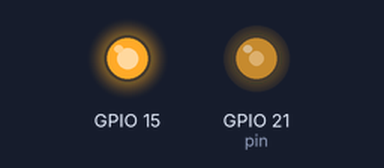
Bench run of a program on a simulated Raspberry Pi (BCM pin numbers). Parts: output pins drawn as LEDs (lit = HIGH). At 3.0 s the program stops and its outputs stay as they are.

Above: at 0.1 s.
At 3.1 s:
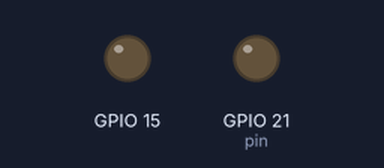
Timing chart, 0 to 4.5 s (numbered marks = the images above):
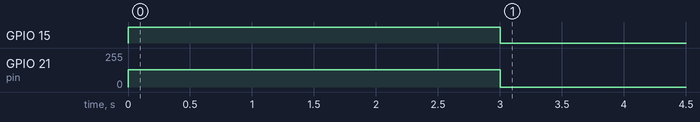

Measured:
- by itself, GPIO 15: LOW → HIGH at 0.00 s, → LOW 3.0 s later
- by itself, GPIO 21 (pin): 0/255 → 128/255 at 0.00 s, → 0/255 3.0 s later

The program:

beep_and_light.py
```python
import RPi.GPIO as GPIO
import time


if __name__ == "__main__":
    pin = 21
    GPIO.setmode(GPIO.BCM)
    GPIO.setup(pin, GPIO.OUT, initial=GPIO.LOW)
    GPIO.setup(15, GPIO.OUT)
    p = GPIO.PWM(pin, 1)

    p.start(50)
    p.ChangeFrequency(261)
    GPIO.output(15, GPIO.HIGH)
    time.sleep(3)
    GPIO.output(15, GPIO.LOW)

    p.stop()
    GPIO.cleanup()
```
